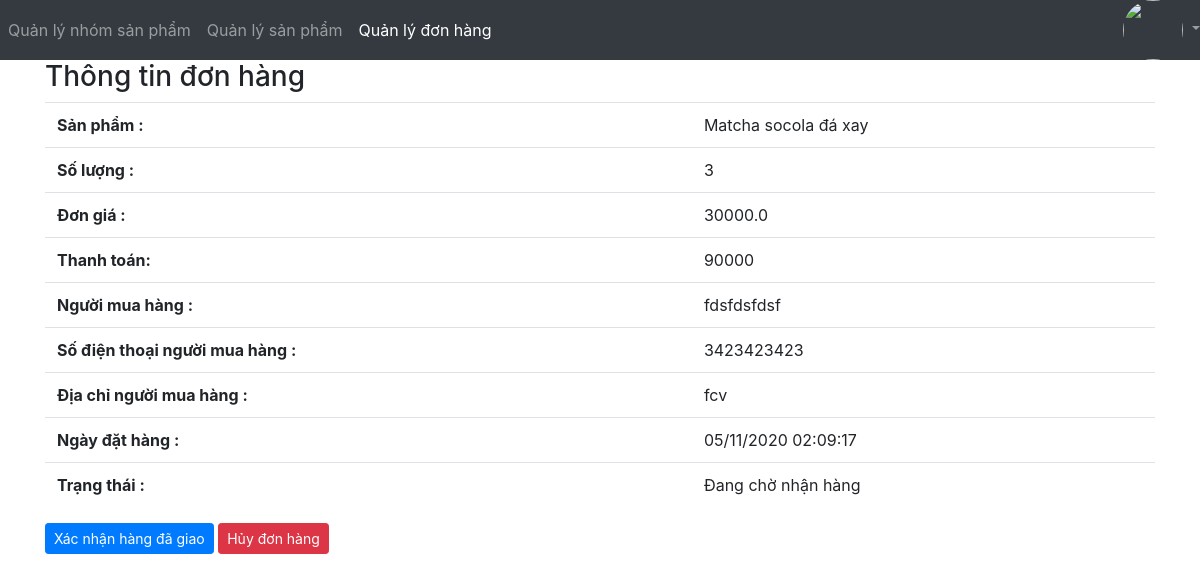
Page /admin1/view_order/2 (signed in) on the committed database.
### users/models.py (models this page shows)
class Order(models.Model):
    product = models.ForeignKey(Product,on_delete=models.PROTECT)
    qty = models.IntegerField()
    priceUnit = models.FloatField()
    fullname = models.CharField(max_length=50)
    phone = models.CharField(max_length=20)
    address = models.CharField(max_length=200)
    dateOrder = models.DateTimeField()
    deliverDate = models.DateTimeField(null=True)
    status = models.IntegerField()
    @property
    def priceSum(self):
        return int(self.priceUnit*self.qty)
    class Status:
        PENDING = 0
        DELIVERED = 1
        CANCELED = 2

### admin1/models.py (models this page shows, shortened)
class Product(models.Model):
    category = models.ForeignKey(Category, on_delete=models.PROTECT)
    code = models.CharField(max_length=30,unique=True, verbose_name='Mã')
    name = models.CharField(max_length=200,verbose_name='Tên')
    price = models.FloatField(verbose_name='Đơn giá')
    image = models.ImageField(upload_to='static/images', verbose_name='Ảnh mẫu')

### admin1/views.py (the view)
# urls.py: path('view_order/<pk>',viewOrder),
@login_required
def viewOrder(request,pk):
    order = Order.objects.get(pk=pk)
    context = {'order':order}
    return render(request,'order/detail.html',context)

### admin1/templates/order/detail.html (shortened to what this page needs)
{%extends "../base.html" %}
{%block navbar%}
    {%with page=3%}
        {{block.super}}
    {%endwith%}
{%endblock%}
{%block content %}
<div class="container">
    <h3>Thông tin đơn hàng</h3>
    <table class="table">
        <tr>
            <th>Sản phẩm :</th>
            <td>{{ order.product.name}}</td>
        </tr>
        <tr>
            <th>Số lượng :</th>
            <td>{{ order.qty }}</td>
        </tr>
        <tr>
            <th>Đơn giá :</th>
            <td>{{ order.priceUnit}}</td>
        </tr>
        <tr>
            <th>Thanh toán:</th>
            <td>{{ order.priceSum}}</td>
        </tr>
        <tr>
            <th>Người mua hàng :</th>
            <td>{{ order.fullname }}</td>
        </tr>
        <tr>
            <th>Số điện thoại người mua hàng :</th>
            <td>{{ order.phone }}</td>
        </tr>
        <tr>
            <th>Địa chỉ người mua hàng :</th>
            <td>{{ order.address }}</td>
        </tr>
        <tr>
            <th>Ngày đặt hàng :</th>
            <td>{{ order.dateOrder|date:"d/m/Y H:i:s" }}</td>
        </tr>
        <tr>
            <th>Trạng thái :</th>
            <td>
                {% if order.status == 0 %} Đang chờ nhận hàng {%endif%}
            </td>
        </tr>
    </table>
    {% if order.status == 0 %}
        <a class="btn btn-sm btn-primary" href="/admin1/confirm_order/{{order.id}}">
            Xác nhận hàng đã giao
        </a>
        <a href="/admin1/cancel_order/{{order.id}}" class="btn btn-sm btn-danger">Hủy đơn hàng</a>
    {% endif %}
</div>
{%endblock%}

### rows in the picture
Order: product.name "Matcha socola đá xay", qty "3", priceUnit "30000.0", priceSum "90000", fullname "fdsfdsfdsf", phone "3423423423", address "fcv", dateOrder "05/11/2020 02:09:17"
